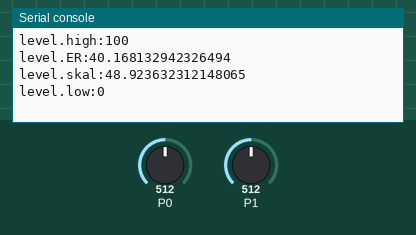
Recording of a program running on a simulated BBC micro:bit (MakeCode). On the bench: the last lines printed to the serial console. The inputs (shaded band) are chosen by the test bench; at power-on: P0 = 512, P1 = 512 (analog values on the 0–1023 scale).

Above: at 1.2 s.
1.3 s: P0 set to 716
At 3.5 s:
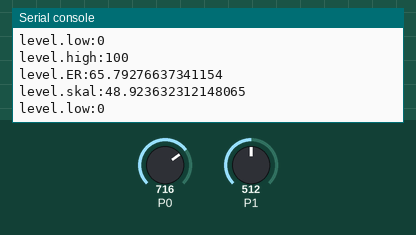
4.0 s: P1 set to 716
At 4.8 s:
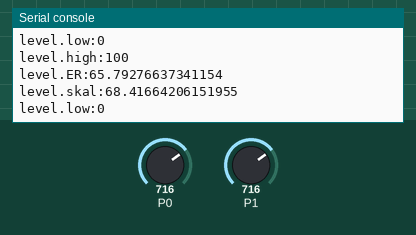
6.7 s: P0 set to 900
At 8.7 s:
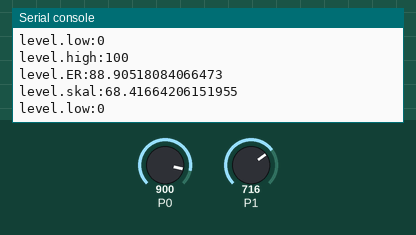
9.4 s: P1 set to 900
At 11.2 s:
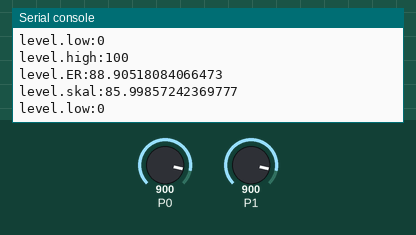
Timing chart, 0 to 12.7 s (numbered marks = the images above; inputs shaded):
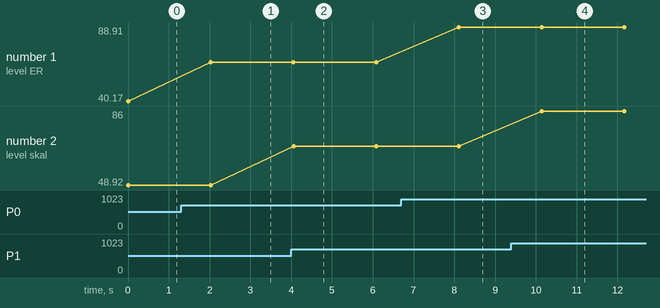

The program:

main.ts
```typescript
basic.forever(function () {
    serial.writeValue("level.high", 100)
    serial.writeValue("level.ER", (0.1285 * pins.analogReadPin(AnalogPin.P0) - 24.7) / 1.023)
    serial.writeValue("level.skal", 100 * pins.analogReadPin(AnalogPin.P1) / 1023 / 1.023)
    serial.writeValue("level.low", 0)
    basic.pause(2000)
})
```

test.ts
```typescript
// testene settes inn her; disse vil ikke kompilert så lenge denne pakken blir brukt som en utvidelse.
```

Measured:
- after the input at 1.3 s, the serial console: prints a new line after 0.73 s (image 1)
- after the input at 4.0 s, the serial console: prints a new line after 0.06 s (image 2)
- after the input at 6.7 s, the serial console: prints a new line after 1.4 s (image 3)
- after the input at 9.4 s, the serial console: prints a new line after 0.74 s (image 4)
- plotted number 1: 40.17 → 65.79 after the input at 1.3 s, 65.79 → 88.91 after the input at 6.7 s
- plotted number 2: 48.92 → 68.42 after the input at 4.0 s, 68.42 → 86 after the input at 9.4 s
